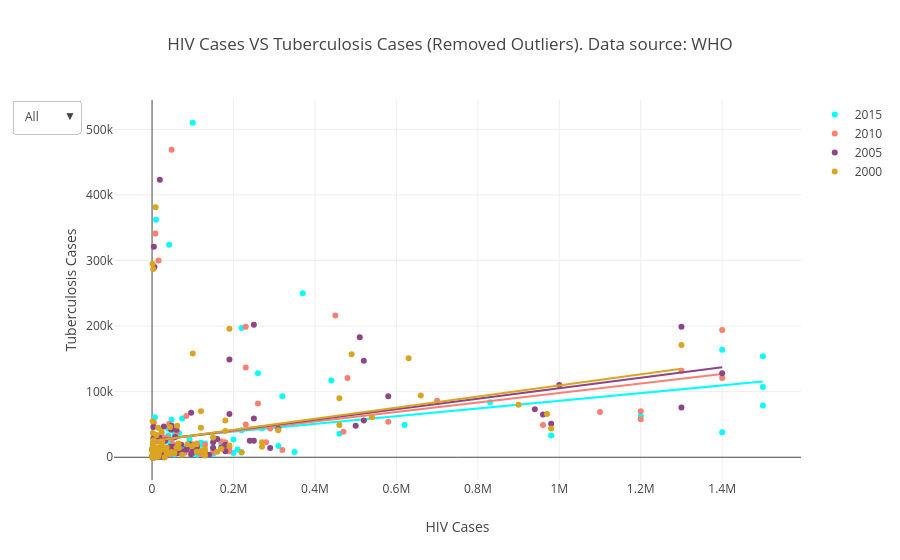

The notebook cell saved with this chart:
### Markdown cell above
# GRAPH 2: HIV VS TB (removed outliers)

### Code cell
# removing outliers

# 2015
mean = np.mean(tb2015, axis=0)
sd = np.std(tb2015, axis=0)

mean_hiv = mean.loc['hiv_cases']
mean_tb = mean.loc['tb_all_cases']
sd_hiv = sd.loc['hiv_cases']
sd_tb = sd.loc['tb_all_cases']

tb_2015_no_outlier = tb2015[(tb2015['hiv_cases'] > mean_hiv- 2*sd_hiv) & (tb2015['tb_all_cases'] > mean_tb - 2*sd_tb)][['hiv_cases','tb_all_cases']]
tb_2015_no_outlier = tb_2015_no_outlier[(tb_2015_no_outlier['hiv_cases'] < mean_hiv+ 2*sd_hiv) & (tb_2015_no_outlier['tb_all_cases'] < mean_tb + 2*sd_tb)][['hiv_cases','tb_all_cases']]


# 2010
mean = np.mean(tb2010, axis=0)
sd = np.std(tb2010, axis=0)

mean_hiv = mean.loc['hiv_cases']
mean_tb = mean.loc['tb_all_cases']
sd_hiv = sd.loc['hiv_cases']
sd_tb = sd.loc['tb_all_cases']

tb_2010_no_outlier = tb2010[(tb2010['hiv_cases'] > mean_hiv- 2*sd_hiv) & (tb2010['tb_all_cases'] > mean_tb - 2*sd_tb)][['hiv_cases','tb_all_cases']]
tb_2010_no_outlier = tb_2010_no_outlier[(tb_2010_no_outlier['hiv_cases'] < mean_hiv+ 2*sd_hiv) & (tb_2010_no_outlier['tb_all_cases'] < mean_tb + 2*sd_tb)][['hiv_cases','tb_all_cases']]


# 2005
mean = np.mean(tb2005, axis=0)
sd = np.std(tb2005, axis=0)

mean_hiv = mean.loc['hiv_cases']
mean_tb = mean.loc['tb_all_cases']
sd_hiv = sd.loc['hiv_cases']
sd_tb = sd.loc['tb_all_cases']

tb_2005_no_outlier = tb2005[(tb2005['hiv_cases'] > mean_hiv- 2*sd_hiv) & (tb2005['tb_all_cases'] > mean_tb - 2*sd_tb)][['hiv_cases','tb_all_cases']]
tb_2005_no_outlier = tb_2005_no_outlier[(tb_2005_no_outlier['hiv_cases'] < mean_hiv+ 2*sd_hiv) & (tb_2005_no_outlier['tb_all_cases'] < mean_tb + 2*sd_tb)][['hiv_cases','tb_all_cases']]

# 2000
mean = np.mean(tb2000, axis=0)
sd = np.std(tb2000, axis=0)

mean_hiv = mean.loc['hiv_cases']
mean_tb = mean.loc['tb_all_cases']
sd_hiv = sd.loc['hiv_cases']
sd_tb = sd.loc['tb_all_cases']

tb_2000_no_outlier = tb2000[(tb2000['hiv_cases'] > mean_hiv- 2*sd_hiv) & (tb2000['tb_all_cases'] > mean_tb - 2*sd_tb)][['hiv_cases','tb_all_cases']]
tb_2000_no_outlier = tb_2000_no_outlier[(tb_2000_no_outlier['hiv_cases'] < mean_hiv+ 2*sd_hiv) & (tb_2000_no_outlier['tb_all_cases'] < mean_tb + 2*sd_tb)][['hiv_cases','tb_all_cases']]


# Create traces

from scipy import stats
slope, intercept, r_value, p_value, std_err = stats.linregress(tb_2015_no_outlier['hiv_cases'],tb_2015_no_outlier['tb_all_cases'])
line = slope*tb_2015_no_outlier['hiv_cases']+intercept

trace1 = Scatter(
    x=tb_2015_no_outlier['hiv_cases'], y=tb_2015_no_outlier['tb_all_cases'],
    mode='markers',
    name='2015',
    marker=dict(color= 'rgb(0, 255, 255)')
)

trace2 = Scatter(
                  x=tb_2015_no_outlier['hiv_cases'], 
                  y=line, 
                  mode='lines',
    showlegend=False,
    name='2015Line',
    marker=dict(color= 'rgb(0, 255, 255)')
)


slope, intercept, r_value, p_value, std_err = stats.linregress(tb_2010_no_outlier['hiv_cases'],tb_2010_no_outlier['tb_all_cases'])
line = slope*tb_2010_no_outlier['hiv_cases']+intercept


trace3 = Scatter(
    x=tb_2010_no_outlier['hiv_cases'], y=tb_2010_no_outlier['tb_all_cases'],
    mode='markers',
    name='2010',
    marker=dict(color= 'rgb(250, 128, 114)')
)

trace4 = Scatter(
                  x=tb_2010_no_outlier['hiv_cases'], 
                  y=line, 
                  mode='lines',
    showlegend=False,
    name='2010Line',
    marker=dict(color= 'rgb(250, 128, 114)')
)

slope, intercept, r_value, p_value, std_err = stats.linregress(tb_2005_no_outlier['hiv_cases'],tb_2005_no_outlier['tb_all_cases'])
line = slope*tb_2005_no_outlier['hiv_cases']+intercept



trace5 = Scatter(
    x=tb_2005_no_outlier['hiv_cases'], y=tb_2005_no_outlier['tb_all_cases'],
    mode='markers',
    name='2005',
    marker=dict(color= 'rgb(142, 69, 133)')
)

trace6 = Scatter(
                  x=tb_2005_no_outlier['hiv_cases'], 
                  y=line, 
                  mode='lines',
    showlegend=False,
    name='2005Line',
    marker=dict(color= 'rgb(142, 69, 133)')
)

slope, intercept, r_value, p_value, std_err = stats.linregress(tb_2000_no_outlier['hiv_cases'],tb_2000_no_outlier['tb_all_cases'])
line = slope*tb_2000_no_outlier['hiv_cases']+intercept

trace7 = Scatter(
    x=tb_2000_no_outlier['hiv_cases'], y=tb_2000_no_outlier['tb_all_cases'],
    mode='markers',
    name='2000',
    marker=dict(color= 'rgb(218, 165, 32)')
)

trace8 = Scatter(
                  x=tb_2000_no_outlier['hiv_cases'], 
                  y=line, 
                  mode='lines',
    showlegend=False,
    name='2000Line',
    marker=dict(color= 'rgb(218, 165, 32)')
)

data = Data([trace1, trace2, trace3, trace4, trace5, trace6, trace7, trace8])
layout = Layout(
    title='HIV Cases VS Tuberculosis Cases (Removed Outliers). Data source: WHO',
    yaxis=dict(title='Tuberculosis Cases'),
    xaxis=dict(title='HIV Cases'),
    updatemenus=list([
        dict(
            x=-0.05,
            y=1,
            yanchor='top',
            buttons=list([
                dict(
                    args=['visible', [True, True, True, True, True, True, True, True]],
                    label='All',
                    method='restyle'
                ),
                dict(
                    args=['visible', [True, True, False, False, False, False, False, False]],
                    label='2015',
                    method='restyle'
                ),
                dict(
                    args=['visible', [False, False, True, True, False, False, False, False]],
                    label='2000',
                    method='restyle'
                ),
                dict(
                    args=['visible', [False, False, False, False, True, True, False, False]],
                    label='2005',
                    method='restyle'
                ),
                dict(
                    args=['visible', [False, False, False, False, False, False, True, True]],
                    label='2000',
                    method='restyle'
                )
            ]),
        )
    ]),
)
fig = Figure(data=data, layout=layout)
py.iplot(fig)
